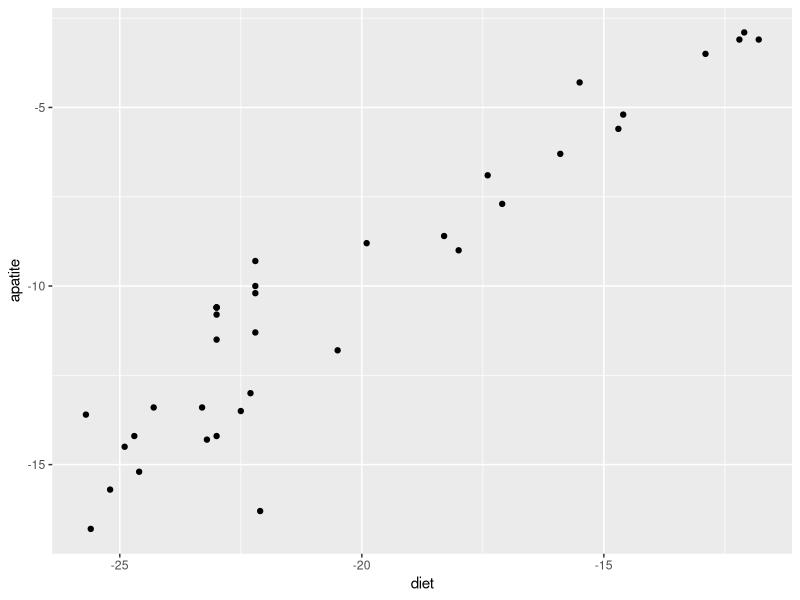
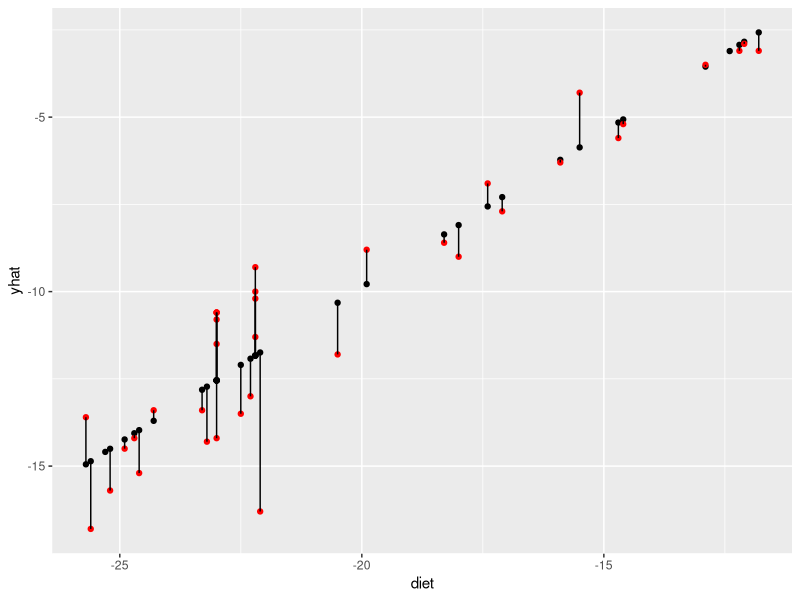
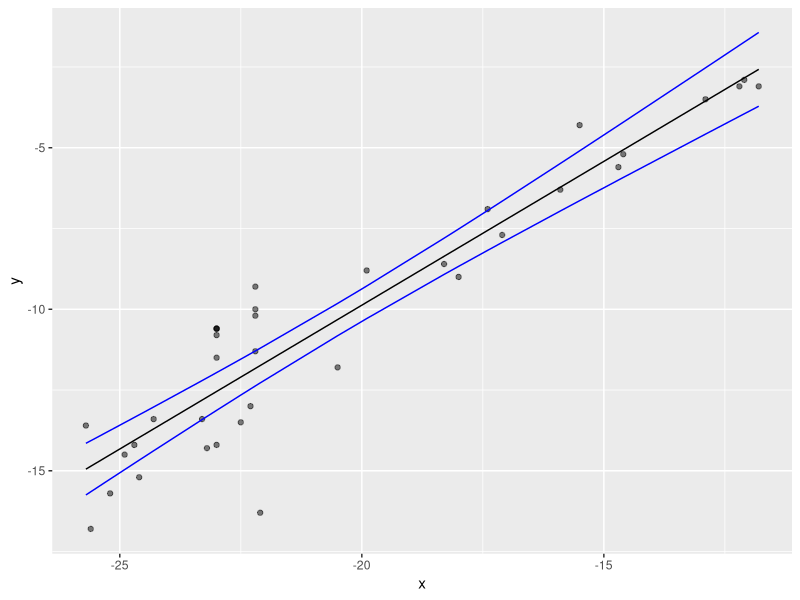
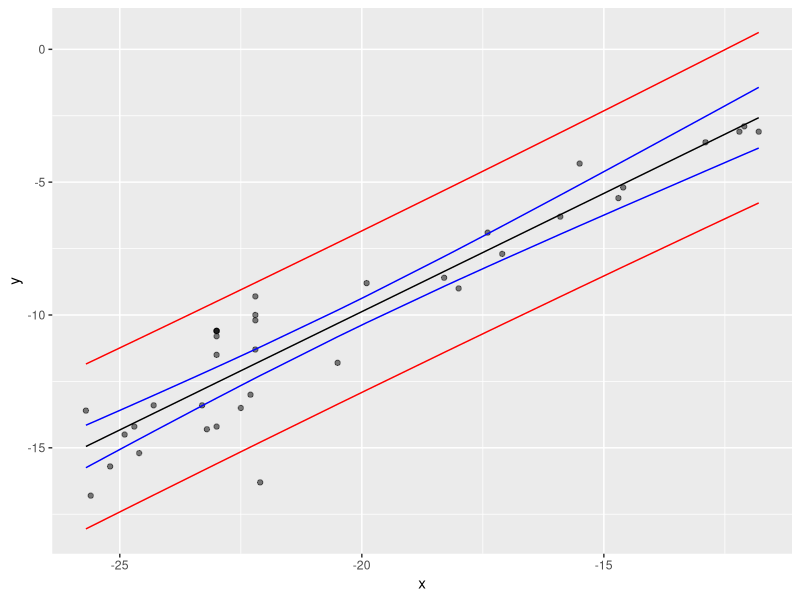
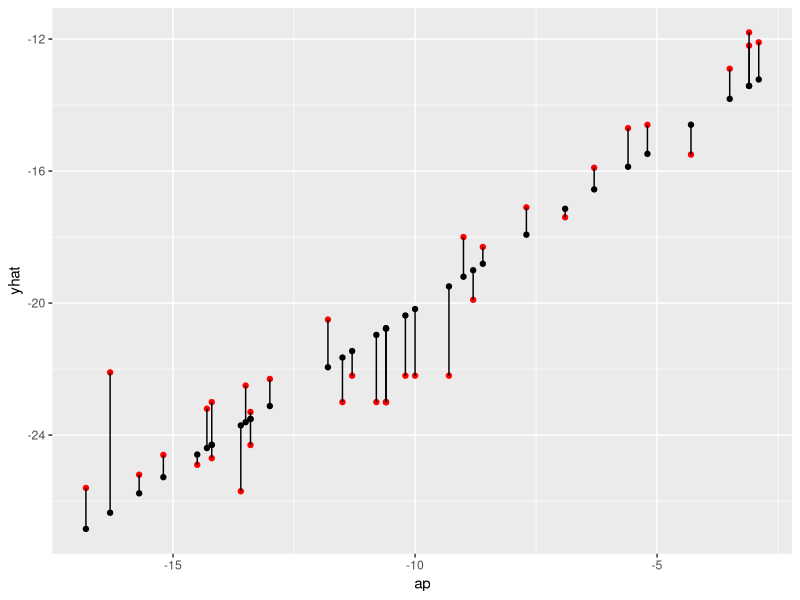
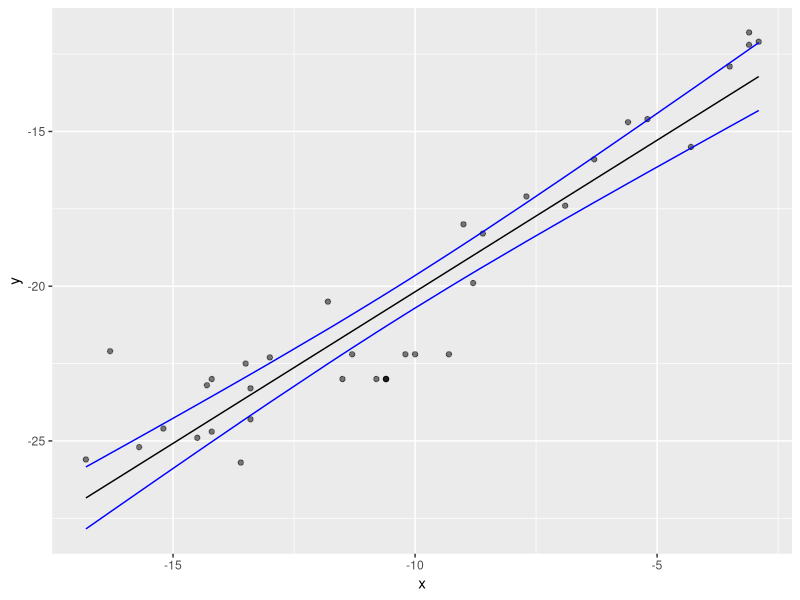
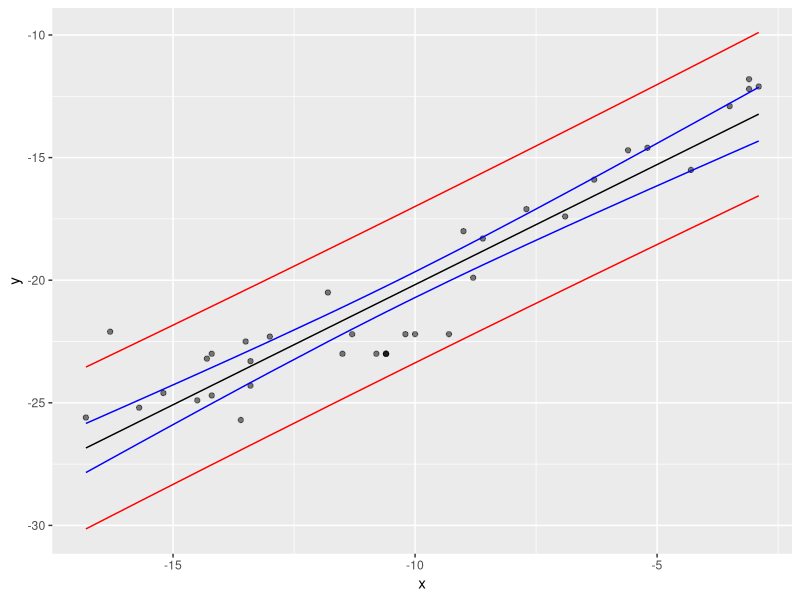
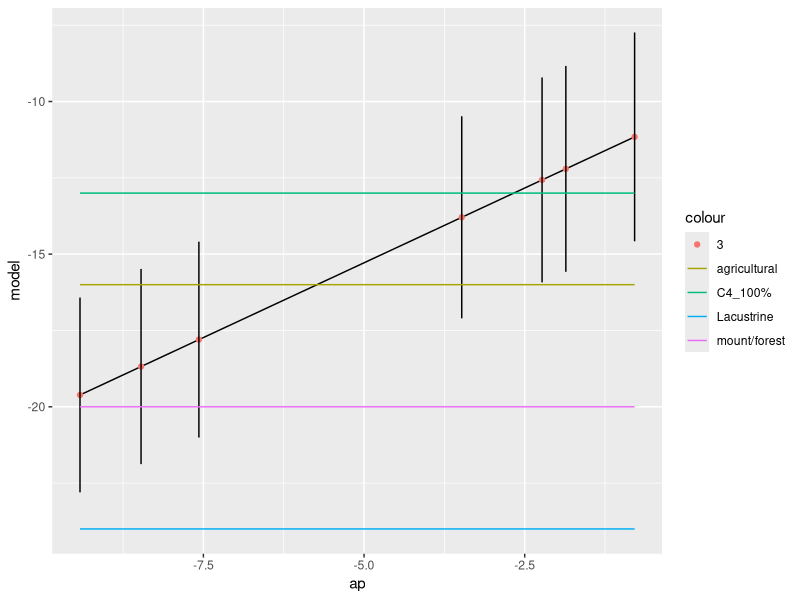

Here is the R script that generated these plots, in order:
## ---- chunk 1
d<-read.csv("Froehle.csv")
## ---- chunk 2
library(ggplot2)
g<-ggplot(d, aes(x=diet, y=apatite))
g+geom_point()
## ---- chunk 3
m<-lm(data=d, apatite~diet)
h_hat<-predict(m, newdata=data.frame(diet=d$diet))
df<-data.frame(cbind(d$diet, d$apatite, h_hat))
names(df)<-c("diet", "ap", "yhat")
head(df)
## ---- chunk 4
g <- ggplot(data = df, aes(x = diet, y = yhat))
g <- g + geom_point()
g <- g + geom_point(aes(x = diet, y = ap), colour = "red")
g <- g + geom_segment(aes(x = diet, y = yhat, xend = diet, yend = ap))
g
## ---- chunk 5
ci <- predict(m, newdata = data.frame(diet = d$diet), interval = "confidence", 
    level = 0.95)  # for a vector of values
head(ci)
## ---- chunk 6
df <- cbind(df, ci)
names(df) <- c("diet", "ap", "yhat", "CIfit", "CIlwr", "CIupr")
head(df)
## ---- chunk 7
x<-df$diet
y<-df$ap
g <- ggplot(data = df, aes(x = x, y = y))
g <- g + geom_point(alpha = 1/2)
g <- g + geom_line(aes(x = x, y = CIfit), colour = "black")
g <- g + geom_line(aes(x = x, y = CIlwr), colour = "blue")
g <- g + geom_line(aes(x = x, y = CIupr), colour = "blue")
g
## ---- chunk 8
pi <- predict(m, newdata = data.frame(diet = d$diet), interval = "prediction", 
    level = 0.95)  # for a vector of values
head(pi)
## ---- chunk 9
df <- cbind(df, pi)
names(df) <- c("diet", "ap", "yhat", "CIfit", "CIlwr", "CIupr", "PIfit", "PIlwr", 
    "PIupr")
head(df)
## ---- chunk 10
g <- g + geom_line(data = df, aes(x = diet, y = PIlwr), colour = "red")
g <- g + geom_line(data = df, aes(x = diet, y = PIupr), colour = "red")
g
## ---- chunk 11
summary(m)
## ---- chunk 12
pi <- predict(m, newdata = data.frame(diet = -14), interval = "prediction", 
    level = 0.95)  # for a single value
pi
## ---- chunk 13
m<-lm(data=d,diet~apatite)
h_hat<-predict(m, newdata=data.frame(apatite=d$apatite))
df<-data.frame(cbind(d$apatite, d$diet, h_hat))
names(df)<-c("ap", "diet", "yhat")
head(df)
## ---- chunk 14
g <- ggplot(data = df, aes(x = ap, y = yhat))
g <- g + geom_point()
g <- g + geom_point(aes(x = ap, y = diet), colour = "red")
g <- g + geom_segment(aes(x = ap, y = yhat, xend = ap, yend = diet))
g
## ---- chunk 15
ci <- predict(m, newdata = data.frame(apatite = d$apatite), interval = "confidence", 
    level = 0.95)  # for a vector of values
head(ci)
## ---- chunk 16
df <- cbind(df, ci)
names(df) <- c("ap", "diet", "yhat", "CIfit", "CIlwr", "CIupr")
head(df)
## ---- chunk 17
x<-df$ap
y<-df$diet
g <- ggplot(data = df, aes(x = x, y = y))
g <- g + geom_point(alpha = 1/2)
g <- g + geom_line(aes(x = x, y = CIfit), colour = "black")
g <- g + geom_line(aes(x = x, y = CIlwr), colour = "blue")
g <- g + geom_line(aes(x = x, y = CIupr), colour = "blue")
g
## ---- chunk 18
pi <- predict(m, newdata = data.frame(apatite = d$ap), interval = "prediction", 
    level = 0.95)  # for a vector of values
head(pi)
## ---- chunk 19
df <- cbind(df, pi)
names(df) <- c("ap", "diet", "yhat", "CIfit", "CIlwr", "CIupr", "PIfit", "PIlwr", 
    "PIupr")
head(df)
## ---- chunk 20
g <- g + geom_line(data = df, aes(x = ap, y = PIlwr), colour = "red")
g <- g + geom_line(data = df, aes(x = ap, y = PIupr), colour = "red")
g
## ---- chunk 21
pi <- predict(m, newdata = data.frame(apatite = c(-3.48, -2.23, -9.42, -1.86, -0.79, -7.57, -8.47)), interval = "prediction", 
    level = 0.95)  # for a single value
pi
## ---- chunk 22
df <- cbind((data.frame(apatite = c(-3.48, -2.23, -9.42, -1.86, -0.79, -7.57, -8.47))), pi)
names(df)<-c("ap", "model", "lwr", "upr")
df
## ---- chunk 23
g <- ggplot(data = df, aes(x = ap, y = model))
g <- g + geom_line(aes(x = ap, y = model))
g <- g + geom_point(aes(color="3"))
g <- g + geom_segment(aes(x = ap, y = upr, xend = ap, yend = lwr))
g + geom_line(aes(y=-16, color="agricultural"))+geom_line(aes(y=-24, color="Lacustrine"))+geom_line(aes(y=-20, color="mount/forest"))+geom_line(aes(y=-13, color="C4_100%"))
## ---- chunk 24
grim<-data.frame(apatite=c(-10.6, -10.8, -10.2, -12.4, -10.8, -11.4, -10.7, -11.2, -9.7, -9.5, -8.3, -9.4, -10.8, -10.1, -12.5, -12.6, -11.8, -12.7, -12.8, -10.7, -7.7, -9.7, -10.3, -10.6, -10.5, -10.2, -9.2, -11.0, -10.0, -7.5, -6.0, -4.7, -5.8, -3.8))

pi2 <- predict(m, newdata = grim, interval = "prediction", 
    level = 0.95)  # for a single value
pi2

df2 <- cbind(data.frame(grim, pi2))
names(df2)<-c("ap", "model", "lwr", "upr")
df2
## ---- chunk 25
g <- ggplot(data = df2, aes(x = ap, y = model))
g <- g + geom_line(aes(x = ap, y = model))
g <- g + geom_point(aes(color="3"))
g <- g + geom_segment(aes(x = ap, y = upr, xend = ap, yend = lwr))
g + geom_line(aes(y=-16, color="agricultural"))+geom_line(aes(y=-24, color="Lacustrine"))+geom_line(aes(y=-20, color="mount/forest"))+geom_line(aes(y=-13, color="C4_100%"))
